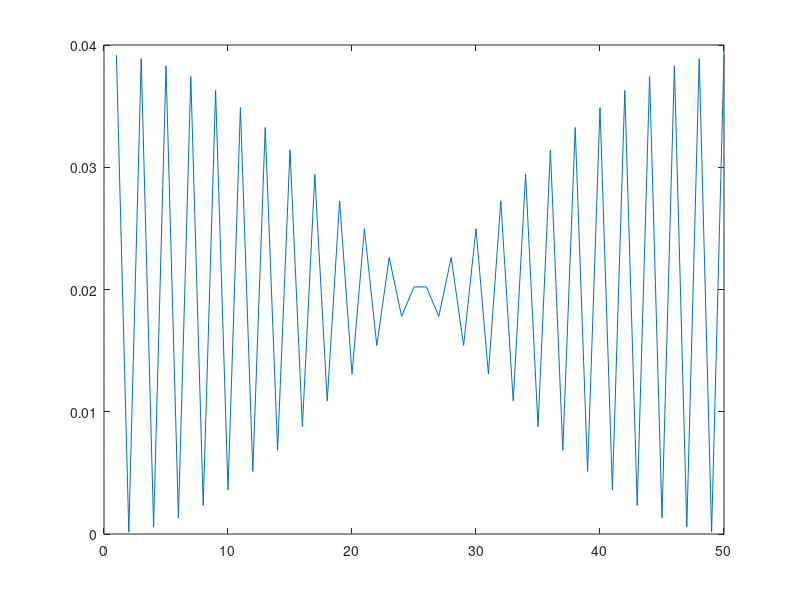

This figure's MATLAB source:
%monovalent atom chain eigenstates plot
E = 10;
t = 1;
n = 50;%number of atoms in the chain
    m = zeros(n);

    for j = 1:1:n
        m(j, j) = E;
        if j < n
           
            m(j+1, j) = t;
            m(j, j+1) = t;
            
        end
    end
[V, D] = eig(m);%D is an diagonal matrix with eigen values of m arranged in increasing order 
                %V is a matrix with columns as eigen vectors corresponding
                %to the eigen values; eg col-1 of corresponds to the first
                %eigen value i.e,D(1,1)

plot([1:1:n], V(:,n/2 + 1).^2);
%V(:,1) - for lowest energy level
%V(:,n/2) - highest occupied energy level
%V(:,n/2 + 1) - lowest unoccupied energy level
